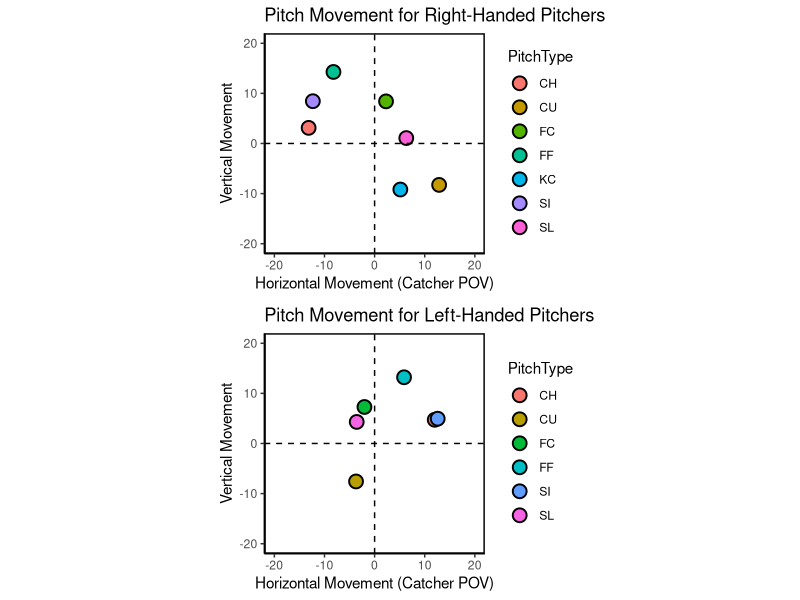

Generate this figure with R:
library(ggplot2)
library(tidyverse)
library(readr)
library(gridExtra)  # For stacking plots vertically

# Load the data
data <- read_csv("AnalyticsQuestionnairePitchData.csv")

# Transform the data
data <- data %>%
  mutate(pfx_x = TrajectoryHorizontalBreak * 12 * -1,
         pfx_z = TrajectoryVerticalBreakInduced * 12) %>%
  filter(PitchType != "NULL")  # Remove rows with NULL values in PitchType

# Calculate average pfx values
data <- data %>%
  group_by(PitchType, PitcherHand) %>%
  summarize(avg_pfx_x = mean(pfx_x, na.rm = TRUE),
            avg_pfx_z = mean(pfx_z, na.rm = TRUE)) %>%
  ungroup()  # Ungroup to prevent unwanted grouping in ggplot

# Create separate plots for each PitcherHand
plot_R <- ggplot(data %>% filter(PitcherHand == "R"), aes(x = avg_pfx_x, y = avg_pfx_z, fill = PitchType)) +
  geom_point(shape = 21, size = 4, stroke = 1, color = "black") +  # Add border color
  geom_vline(xintercept = 0, linetype = "dashed", color = "black") +
  geom_hline(yintercept = 0, linetype = "dashed", color = "black") +
  xlab("Horizontal Movement (Catcher POV)") + 
  ylab("Vertical Movement") +
  coord_fixed(ratio = 1) +
  ggtitle("Pitch Movement for Right-Handed Pitchers") +
  xlim(c(-20, 20)) +
  ylim(c(-20, 20)) +
  theme_classic() +
  theme(panel.border = element_rect(colour = "black", fill = NA, size = 1))

plot_L <- ggplot(data %>% filter(PitcherHand == "L"), aes(x = avg_pfx_x, y = avg_pfx_z, fill = PitchType)) +
  geom_point(shape = 21, size = 4, stroke = 1, color = "black") +  # Add border color
  geom_vline(xintercept = 0, linetype = "dashed", color = "black") +
  geom_hline(yintercept = 0, linetype = "dashed", color = "black") +
  
  
  
  
  xlab("Horizontal Movement (Catcher POV)") + 
  ylab("Vertical Movement") +
  coord_fixed(ratio = 1) +
  ggtitle("Pitch Movement for Left-Handed Pitchers") +
  xlim(c(-20, 20)) +
  ylim(c(-20, 20)) +
  theme_classic() +
  theme(panel.border = element_rect(colour = "black", fill = NA, size = 1))

# Stack the plots vertically
movementPlots <- grid.arrange(plot_R, plot_L, ncol = 1)

# Save the combined plot as a PNG file
ggsave("./Tigers/movementPlot.png", plot = movementPlots, width = 8, height = 12, dpi = 300)
